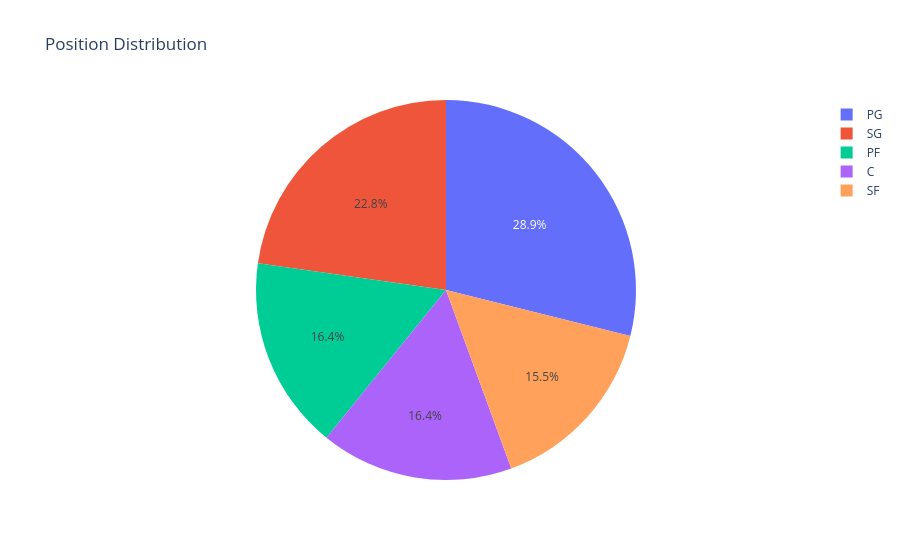

This figure's notebook cell:
### Code cell
# Position Distribution

position_count = df['position'].value_counts().reset_index()
position_count.columns = ['position','count']
fig = px.pie(position_count, values='count', names='position', title='Position Distribution')
fig.show()
fig.write_image("plots/team_chart.png")   # static image
fig.write_html("interactive_plots/team_chart.html")  # interactive

### Figure 1 — Plotly figure (JSON) as saved in the notebook; plotly's stock layout.template omitted (floating-point values rounded to 4 significant figures)
{"data": [{"domain": {"x": [0, 1], "y": [0, 1]}, "hovertemplate": "position=%{label}<br>count=%{value}<extra></extra>", "labels": ["PG", "SG", "PF", "C", "SF"], "legendgroup": "", "name": "", "showlegend": true, "type": "pie", "values": [132, 104, 75, 75, 71]}], "layout": {"legend": {"tracegroupgap": 0}, "title": {"text": "Position Distribution"}}}
